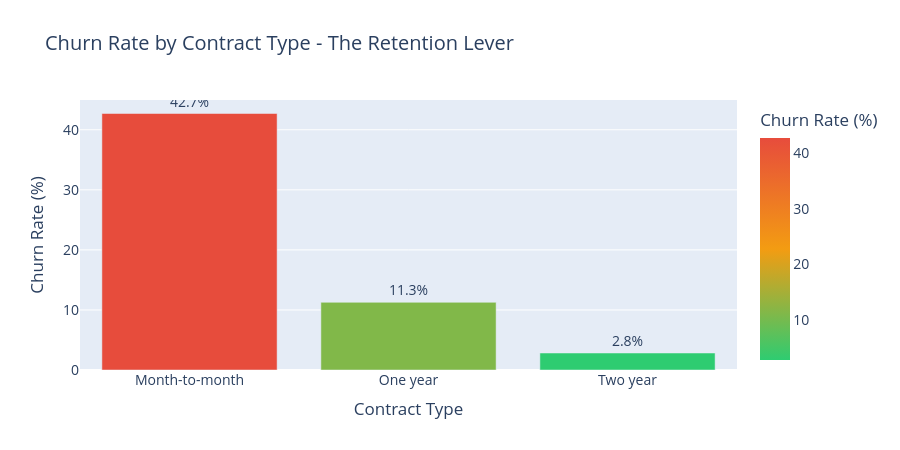

Source (notebook cell):
### Code cell
# Visualization 2: Churn Rate by Contract Type
contract_summary = df.groupby(["Contract", "Churn"]).size().reset_index(name="Count")
contract_pivot = contract_summary.pivot(index="Contract", columns="Churn", values="Count").fillna(0)
contract_pivot["Total"] = contract_pivot.sum(axis=1)
contract_pivot["ChurnRate"] = (contract_pivot["Yes"] / contract_pivot["Total"] * 100).round(2)

fig = px.bar(
    contract_pivot.reset_index(),
    x="Contract",
    y="ChurnRate",
    title="Churn Rate by Contract Type - The Retention Lever",
    labels={"ChurnRate": "Churn Rate (%)", "Contract": "Contract Type"},
    text="ChurnRate",
    color="ChurnRate",
    color_continuous_scale=["#2ecc71", "#f39c12", "#e74c3c"]
)
fig.update_traces(texttemplate='%{text:.1f}%', textposition='outside')
fig.update_layout(
    showlegend=False,
    height=450,
    font=dict(size=14)
)
fig.show()

print(f"\n💡 Business Insight: Month-to-month contracts show {mtm_rate:.1f}% churn vs {two_year_rate:.1f}% for 2-year contracts")
print(f"   This represents a {mtm_rate/two_year_rate:.1f}x difference - contract commitment is the #1 retention lever")

### Figure 1 — Plotly figure (JSON) as saved in the notebook; plotly's stock layout.template omitted (floating-point values rounded to 4 significant figures)
{"data": [{"hovertemplate": "Contract Type=%{x}<br>Churn Rate (%)=%{marker.color}<extra></extra>", "legendgroup": "", "marker": {"color": [42.71, 11.27, 2.83], "coloraxis": "coloraxis", "pattern": {"shape": ""}}, "name": "", "orientation": "v", "showlegend": false, "text": [42.71, 11.27, 2.83], "textposition": "outside", "texttemplate": "%{text:.1f}%", "type": "bar", "x": ["Month-to-month", "One year", "Two year"], "xaxis": "x", "y": [42.71, 11.27, 2.83], "yaxis": "y"}], "layout": {"barmode": "relative", "coloraxis": {"colorbar": {"title": {"text": "Churn Rate (%)"}}, "colorscale": [[0, "#2ecc71"], [0.5, "#f39c12"], [1, "#e74c3c"]]}, "font": {"size": 14}, "height": 450, "legend": {"tracegroupgap": 0}, "showlegend": false, "title": {"text": "Churn Rate by Contract Type - The Retention Lever"}, "xaxis": {"anchor": "y", "domain": [0, 1], "title": {"text": "Contract Type"}}, "yaxis": {"anchor": "x", "domain": [0, 1], "title": {"text": "Churn Rate (%)"}}}}
